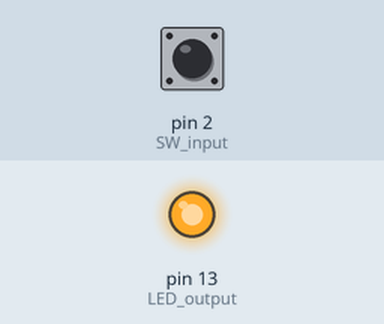
A sketch run on a simulated Arduino Uno, built with avr-gcc and run on an emulated ATmega328P. Parts: output pins drawn as LEDs (lit = HIGH). Inputs (shaded band) come from the test bench; at power-on: pin 2 (SW_input) HIGH.

Above: at 1.2 s.
1.3 s: pin 2 (SW_input) pulled LOW for 0.15 s
At 1.37 s:
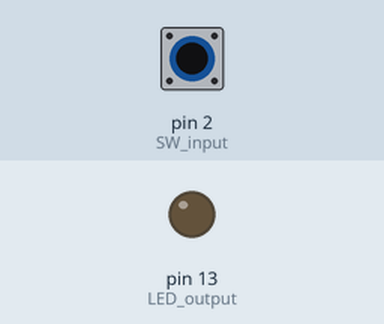
2.9 s: pin 2 (SW_input) pulled LOW for 3.2 s
At 6.6 s:
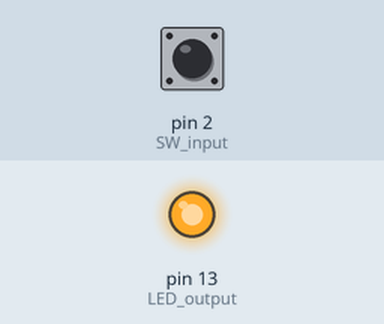
Timing chart, 0 to 8.1 s (numbered marks = the images above; inputs shaded):
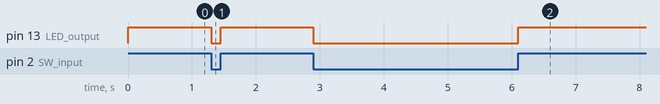

Measured:
- after the input at 1.3 s, pin 13 (LED_output): HIGH → LOW at once, → HIGH 0.15 s later
- after the input at 2.9 s, pin 13 (LED_output): HIGH → LOW at once, → HIGH 3.2 s later

The sketch:

06-3.ino
```cpp
int LED_output = 13;
int SW_input = 2;

void setup() {
  pinMode(LED_output, OUTPUT);
  pinMode(SW_input, INPUT_PULLUP);
}

void loop() {
  int val = digitalRead(SW_input);

  if(val == LOW) {                       //SW-ON
    digitalWrite(LED_output,LOW); }
  else {                                 //SW-OFF
    digitalWrite(LED_output,HIGH); }
}
```
